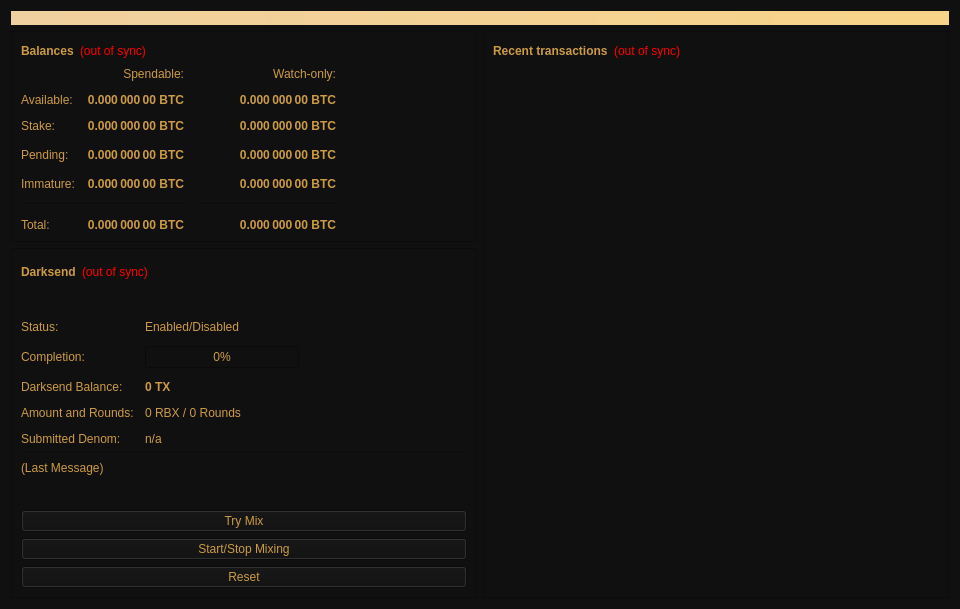
<?xml version="1.0" encoding="UTF-8"?>
<ui version="4.0">
 <class>OverviewPage</class>
 <widget class="QWidget" name="OverviewPage">
  <property name="geometry">
   <rect>
    <x>0</x>
    <y>0</y>
    <width>960</width>
    <height>594</height>
   </rect>
  </property>
  <property name="minimumSize">
   <size>
    <width>960</width>
    <height>0</height>
   </size>
  </property>
  <property name="windowTitle">
   <string>Form</string>
  </property>
  <property name="styleSheet">
   <string notr="true">color: rgb(204, 155, 68);
background-color: rgb(16, 16, 16);</string>
  </property>
  <layout class="QVBoxLayout" name="topLayout">
   <item>
    <widget class="QLabel" name="labelAlerts">
     <property name="visible">
      <bool>false</bool>
     </property>
     <property name="styleSheet">
      <string notr="true">background-color: qlineargradient(x1: 0, y1: 0, x2: 1, y2: 0, stop:0 #F0D0A0, stop:1 #F8D488); color:#000000;</string>
     </property>
     <property name="wordWrap">
      <bool>true</bool>
     </property>
     <property name="margin">
      <number>3</number>
     </property>
    </widget>
   </item>
   <item>
    <layout class="QHBoxLayout" name="horizontalLayout" stretch="1,1">
     <item>
      <layout class="QVBoxLayout" name="verticalLayout_2">
       <item>
        <widget class="QFrame" name="frame">
         <property name="frameShape">
          <enum>QFrame::StyledPanel</enum>
         </property>
         <property name="frameShadow">
          <enum>QFrame::Raised</enum>
         </property>
         <layout class="QVBoxLayout" name="verticalLayout_4">
          <item>
           <layout class="QHBoxLayout" name="horizontalLayout_4">
            <item>
             <widget class="QLabel" name="label_5">
              <property name="font">
               <font>
                <weight>75</weight>
                <bold>true</bold>
               </font>
              </property>
              <property name="text">
               <string>Balances</string>
              </property>
             </widget>
            </item>
            <item>
             <widget class="QLabel" name="labelWalletStatus">
              <property name="cursor">
               <cursorShape>WhatsThisCursor</cursorShape>
              </property>
              <property name="toolTip">
               <string>The displayed information may be out of date. Your wallet automatically synchronizes with the RuBiX network after a connection is established, but this process has not completed yet.</string>
              </property>
              <property name="styleSheet">
               <string notr="true">QLabel { color: red; }</string>
              </property>
              <property name="text">
               <string notr="true">(out of sync)</string>
              </property>
              <property name="alignment">
               <set>Qt::AlignLeading|Qt::AlignLeft|Qt::AlignVCenter</set>
              </property>
             </widget>
            </item>
            <item>
             <spacer name="horizontalSpacer_3">
              <property name="orientation">
               <enum>Qt::Horizontal</enum>
              </property>
              <property name="sizeHint" stdset="0">
               <size>
                <width>40</width>
                <height>20</height>
               </size>
              </property>
             </spacer>
            </item>
           </layout>
          </item>
          <item>
           <layout class="QGridLayout" name="gridLayout">
            <property name="spacing">
             <number>12</number>
            </property>
            <item row="3" column="2">
             <widget class="QLabel" name="labelWatchPending">
              <property name="font">
               <font>
                <weight>75</weight>
                <bold>true</bold>
               </font>
              </property>
              <property name="cursor">
               <cursorShape>IBeamCursor</cursorShape>
              </property>
              <property name="toolTip">
               <string>Unconfirmed transactions to watch-only addresses</string>
              </property>
              <property name="text">
               <string notr="true">0.000 000 00 BTC</string>
              </property>
              <property name="alignment">
               <set>Qt::AlignRight|Qt::AlignTrailing|Qt::AlignVCenter</set>
              </property>
              <property name="textInteractionFlags">
               <set>Qt::LinksAccessibleByMouse|Qt::TextSelectableByKeyboard|Qt::TextSelectableByMouse</set>
              </property>
             </widget>
            </item>
            <item row="3" column="1">
             <widget class="QLabel" name="labelUnconfirmed">
              <property name="font">
               <font>
                <weight>75</weight>
                <bold>true</bold>
               </font>
              </property>
              <property name="cursor">
               <cursorShape>IBeamCursor</cursorShape>
              </property>
              <property name="toolTip">
               <string>Total of transactions that have yet to be confirmed, and do not yet count toward the spendable balance</string>
              </property>
              <property name="text">
               <string notr="true">0.000 000 00 BTC</string>
              </property>
              <property name="alignment">
               <set>Qt::AlignRight|Qt::AlignTrailing|Qt::AlignVCenter</set>
              </property>
              <property name="textInteractionFlags">
               <set>Qt::LinksAccessibleByMouse|Qt::TextSelectableByKeyboard|Qt::TextSelectableByMouse</set>
              </property>
             </widget>
            </item>
            <item row="4" column="2">
             <widget class="QLabel" name="labelWatchImmature">
              <property name="font">
               <font>
                <weight>75</weight>
                <bold>true</bold>
               </font>
              </property>
              <property name="cursor">
               <cursorShape>IBeamCursor</cursorShape>
              </property>
              <property name="toolTip">
               <string>Mined balance in watch-only addresses that has not yet matured</string>
              </property>
              <property name="text">
               <string notr="true">0.000 000 00 BTC</string>
              </property>
              <property name="alignment">
               <set>Qt::AlignRight|Qt::AlignTrailing|Qt::AlignVCenter</set>
              </property>
              <property name="textInteractionFlags">
               <set>Qt::LinksAccessibleByMouse|Qt::TextSelectableByKeyboard|Qt::TextSelectableByMouse</set>
              </property>
             </widget>
            </item>
            <item row="5" column="0" colspan="2">
             <widget class="Line" name="lineSpendableBalance">
              <property name="orientation">
               <enum>Qt::Horizontal</enum>
              </property>
             </widget>
            </item>
            <item row="5" column="2">
             <widget class="Line" name="lineWatchBalance">
              <property name="sizePolicy">
               <sizepolicy hsizetype="Preferred" vsizetype="Fixed">
                <horstretch>0</horstretch>
                <verstretch>0</verstretch>
               </sizepolicy>
              </property>
              <property name="minimumSize">
               <size>
                <width>140</width>
                <height>0</height>
               </size>
              </property>
              <property name="orientation">
               <enum>Qt::Horizontal</enum>
              </property>
             </widget>
            </item>
            <item row="6" column="0">
             <widget class="QLabel" name="labelTotalText">
              <property name="text">
               <string>Total:</string>
              </property>
             </widget>
            </item>
            <item row="4" column="1">
             <widget class="QLabel" name="labelImmature">
              <property name="font">
               <font>
                <weight>75</weight>
                <bold>true</bold>
               </font>
              </property>
              <property name="cursor">
               <cursorShape>IBeamCursor</cursorShape>
              </property>
              <property name="toolTip">
               <string>Mined balance that has not yet matured</string>
              </property>
              <property name="text">
               <string notr="true">0.000 000 00 BTC</string>
              </property>
              <property name="alignment">
               <set>Qt::AlignRight|Qt::AlignTrailing|Qt::AlignVCenter</set>
              </property>
              <property name="textInteractionFlags">
               <set>Qt::LinksAccessibleByMouse|Qt::TextSelectableByKeyboard|Qt::TextSelectableByMouse</set>
              </property>
             </widget>
            </item>
            <item row="3" column="3">
             <spacer name="horizontalSpacer_2">
              <property name="orientation">
               <enum>Qt::Horizontal</enum>
              </property>
              <property name="sizeHint" stdset="0">
               <size>
                <width>40</width>
                <height>20</height>
               </size>
              </property>
             </spacer>
            </item>
            <item row="4" column="0">
             <widget class="QLabel" name="labelImmatureText">
              <property name="text">
               <string>Immature:</string>
              </property>
             </widget>
            </item>
            <item row="6" column="1">
             <widget class="QLabel" name="labelTotal">
              <property name="font">
               <font>
                <weight>75</weight>
                <bold>true</bold>
               </font>
              </property>
              <property name="cursor">
               <cursorShape>IBeamCursor</cursorShape>
              </property>
              <property name="toolTip">
               <string>Your current total balance</string>
              </property>
              <property name="text">
               <string notr="true">0.000 000 00 BTC</string>
              </property>
              <property name="alignment">
               <set>Qt::AlignRight|Qt::AlignTrailing|Qt::AlignVCenter</set>
              </property>
              <property name="textInteractionFlags">
               <set>Qt::LinksAccessibleByMouse|Qt::TextSelectableByKeyboard|Qt::TextSelectableByMouse</set>
              </property>
             </widget>
            </item>
            <item row="6" column="2">
             <widget class="QLabel" name="labelWatchTotal">
              <property name="font">
               <font>
                <weight>75</weight>
                <bold>true</bold>
               </font>
              </property>
              <property name="cursor">
               <cursorShape>IBeamCursor</cursorShape>
              </property>
              <property name="toolTip">
               <string>Current total balance in watch-only addresses</string>
              </property>
              <property name="text">
               <string notr="true">0.000 000 00 BTC</string>
              </property>
              <property name="alignment">
               <set>Qt::AlignRight|Qt::AlignTrailing|Qt::AlignVCenter</set>
              </property>
              <property name="textInteractionFlags">
               <set>Qt::LinksAccessibleByMouse|Qt::TextSelectableByKeyboard|Qt::TextSelectableByMouse</set>
              </property>
             </widget>
            </item>
            <item row="0" column="2">
             <widget class="QLabel" name="labelWatchonly">
              <property name="text">
               <string>Watch-only:</string>
              </property>
              <property name="alignment">
               <set>Qt::AlignRight|Qt::AlignTrailing|Qt::AlignVCenter</set>
              </property>
             </widget>
            </item>
            <item row="1" column="0">
             <widget class="QLabel" name="labelBalanceText">
              <property name="text">
               <string>Available:</string>
              </property>
             </widget>
            </item>
            <item row="1" column="1">
             <widget class="QLabel" name="labelBalance">
              <property name="font">
               <font>
                <weight>75</weight>
                <bold>true</bold>
               </font>
              </property>
              <property name="cursor">
               <cursorShape>IBeamCursor</cursorShape>
              </property>
              <property name="toolTip">
               <string>Your current spendable balance</string>
              </property>
              <property name="text">
               <string notr="true">0.000 000 00 BTC</string>
              </property>
              <property name="alignment">
               <set>Qt::AlignRight|Qt::AlignTrailing|Qt::AlignVCenter</set>
              </property>
              <property name="textInteractionFlags">
               <set>Qt::LinksAccessibleByMouse|Qt::TextSelectableByKeyboard|Qt::TextSelectableByMouse</set>
              </property>
             </widget>
            </item>
            <item row="2" column="0">
             <widget class="QLabel" name="label_10">
              <property name="text">
               <string>Stake:</string>
              </property>
             </widget>
            </item>
            <item row="2" column="1">
             <widget class="QLabel" name="labelStake">
              <property name="font">
               <font>
                <weight>75</weight>
                <bold>true</bold>
               </font>
              </property>
              <property name="cursor">
               <cursorShape>IBeamCursor</cursorShape>
              </property>
              <property name="toolTip">
               <string>Total of coins that was staked, and do not yet count toward the current balance</string>
              </property>
              <property name="text">
               <string notr="true">0.000 000 00 BTC</string>
              </property>
              <property name="alignment">
               <set>Qt::AlignRight|Qt::AlignTrailing|Qt::AlignVCenter</set>
              </property>
              <property name="textInteractionFlags">
               <set>Qt::LinksAccessibleByMouse|Qt::TextSelectableByKeyboard|Qt::TextSelectableByMouse</set>
              </property>
             </widget>
            </item>
            <item row="2" column="2">
             <widget class="QLabel" name="labelWatchStake">
              <property name="font">
               <font>
                <weight>75</weight>
                <bold>true</bold>
               </font>
              </property>
              <property name="cursor">
               <cursorShape>IBeamCursor</cursorShape>
              </property>
              <property name="toolTip">
               <string>Total of coins that was staked in watch-only addresses, and do not yet count toward the current watch-only balance</string>
              </property>
              <property name="text">
               <string notr="true">0.000 000 00 BTC</string>
              </property>
              <property name="alignment">
               <set>Qt::AlignRight|Qt::AlignTrailing|Qt::AlignVCenter</set>
              </property>
              <property name="textInteractionFlags">
               <set>Qt::LinksAccessibleByMouse|Qt::TextSelectableByKeyboard|Qt::TextSelectableByMouse</set>
              </property>
             </widget>
            </item>
            <item row="1" column="2">
             <widget class="QLabel" name="labelWatchAvailable">
              <property name="font">
               <font>
                <weight>75</weight>
                <bold>true</bold>
               </font>
              </property>
              <property name="cursor">
               <cursorShape>IBeamCursor</cursorShape>
              </property>
              <property name="toolTip">
               <string>Your current balance in watch-only addresses</string>
              </property>
              <property name="text">
               <string notr="true">0.000 000 00 BTC</string>
              </property>
              <property name="alignment">
               <set>Qt::AlignRight|Qt::AlignTrailing|Qt::AlignVCenter</set>
              </property>
              <property name="textInteractionFlags">
               <set>Qt::LinksAccessibleByMouse|Qt::TextSelectableByKeyboard|Qt::TextSelectableByMouse</set>
              </property>
             </widget>
            </item>
            <item row="3" column="0">
             <widget class="QLabel" name="labelPendingText">
              <property name="text">
               <string>Pending:</string>
              </property>
             </widget>
            </item>
            <item row="0" column="1">
             <widget class="QLabel" name="labelSpendable">
              <property name="text">
               <string>Spendable:</string>
              </property>
              <property name="alignment">
               <set>Qt::AlignRight|Qt::AlignTrailing|Qt::AlignVCenter</set>
              </property>
             </widget>
            </item>
           </layout>
          </item>
         </layout>
        </widget>
       </item>
       <item>
        <widget class="QFrame" name="frameDarksend">
         <property name="sizePolicy">
          <sizepolicy hsizetype="Expanding" vsizetype="Expanding">
           <horstretch>0</horstretch>
           <verstretch>0</verstretch>
          </sizepolicy>
         </property>
         <property name="minimumSize">
          <size>
           <width>0</width>
           <height>350</height>
          </size>
         </property>
         <property name="layoutDirection">
          <enum>Qt::LeftToRight</enum>
         </property>
         <property name="frameShape">
          <enum>QFrame::StyledPanel</enum>
         </property>
         <property name="frameShadow">
          <enum>QFrame::Raised</enum>
         </property>
         <layout class="QVBoxLayout" name="verticalLayout_5">
          <item>
           <layout class="QHBoxLayout" name="horizontalLayout_5">
            <item>
             <widget class="QLabel" name="label_2">
              <property name="font">
               <font>
                <weight>75</weight>
                <bold>true</bold>
               </font>
              </property>
              <property name="text">
               <string>Darksend</string>
              </property>
             </widget>
            </item>
            <item>
             <widget class="QLabel" name="labelDarksendSyncStatus">
              <property name="toolTip">
               <string>The displayed information may be out of date. Your wallet automatically synchronizes with the RuBiX network after a connection is established, but this process has not completed yet.</string>
              </property>
              <property name="styleSheet">
               <string notr="true">QLabel { color: red; }</string>
              </property>
              <property name="text">
               <string notr="true">(out of sync)</string>
              </property>
              <property name="alignment">
               <set>Qt::AlignLeading|Qt::AlignLeft|Qt::AlignVCenter</set>
              </property>
             </widget>
            </item>
            <item>
             <spacer name="horizontalSpacer_4">
              <property name="orientation">
               <enum>Qt::Horizontal</enum>
              </property>
              <property name="sizeHint" stdset="0">
               <size>
                <width>40</width>
                <height>20</height>
               </size>
              </property>
             </spacer>
            </item>
           </layout>
          </item>
          <item>
           <widget class="QPushButton" name="runAutoDenom">
            <property name="palette">
             <palette>
              <active>
               <colorrole role="WindowText">
                <brush brushstyle="SolidPattern">
                 <color alpha="255">
                  <red>204</red>
                  <green>155</green>
                  <blue>68</blue>
                 </color>
                </brush>
               </colorrole>
               <colorrole role="Button">
                <brush brushstyle="SolidPattern">
                 <color alpha="255">
                  <red>16</red>
                  <green>16</green>
                  <blue>16</blue>
                 </color>
                </brush>
               </colorrole>
               <colorrole role="Light">
                <brush brushstyle="SolidPattern">
                 <color alpha="255">
                  <red>255</red>
                  <green>255</green>
                  <blue>255</blue>
                 </color>
                </brush>
               </colorrole>
               <colorrole role="Midlight">
                <brush brushstyle="SolidPattern">
                 <color alpha="255">
                  <red>247</red>
                  <green>246</green>
                  <blue>246</blue>
                 </color>
                </brush>
               </colorrole>
               <colorrole role="Dark">
                <brush brushstyle="SolidPattern">
                 <color alpha="255">
                  <red>119</red>
                  <green>119</green>
                  <blue>119</blue>
                 </color>
                </brush>
               </colorrole>
               <colorrole role="Mid">
                <brush brushstyle="SolidPattern">
                 <color alpha="255">
                  <red>159</red>
                  <green>159</green>
                  <blue>159</blue>
                 </color>
                </brush>
               </colorrole>
               <colorrole role="Text">
                <brush brushstyle="SolidPattern">
                 <color alpha="255">
                  <red>204</red>
                  <green>155</green>
                  <blue>68</blue>
                 </color>
                </brush>
               </colorrole>
               <colorrole role="BrightText">
                <brush brushstyle="SolidPattern">
                 <color alpha="255">
                  <red>255</red>
                  <green>255</green>
                  <blue>255</blue>
                 </color>
                </brush>
               </colorrole>
               <colorrole role="ButtonText">
                <brush brushstyle="SolidPattern">
                 <color alpha="255">
                  <red>204</red>
                  <green>155</green>
                  <blue>68</blue>
                 </color>
                </brush>
               </colorrole>
               <colorrole role="Base">
                <brush brushstyle="SolidPattern">
                 <color alpha="255">
                  <red>16</red>
                  <green>16</green>
                  <blue>16</blue>
                 </color>
                </brush>
               </colorrole>
               <colorrole role="Window">
                <brush brushstyle="SolidPattern">
                 <color alpha="255">
                  <red>16</red>
                  <green>16</green>
                  <blue>16</blue>
                 </color>
                </brush>
               </colorrole>
               <colorrole role="Shadow">
                <brush brushstyle="SolidPattern">
                 <color alpha="255">
                  <red>0</red>
                  <green>0</green>
                  <blue>0</blue>
                 </color>
                </brush>
               </colorrole>
               <colorrole role="AlternateBase">
                <brush brushstyle="SolidPattern">
                 <color alpha="255">
                  <red>247</red>
                  <green>246</green>
                  <blue>246</blue>
                 </color>
                </brush>
               </colorrole>
               <colorrole role="ToolTipBase">
                <brush brushstyle="SolidPattern">
                 <color alpha="255">
                  <red>255</red>
                  <green>255</green>
                  <blue>220</blue>
                 </color>
                </brush>
               </colorrole>
               <colorrole role="ToolTipText">
                <brush brushstyle="SolidPattern">
                 <color alpha="255">
                  <red>0</red>
                  <green>0</green>
                  <blue>0</blue>
                 </color>
                </brush>
               </colorrole>
              </active>
              <inactive>
               <colorrole role="WindowText">
                <brush brushstyle="SolidPattern">
                 <color alpha="255">
                  <red>204</red>
                  <green>155</green>
                  <blue>68</blue>
                 </color>
                </brush>
               </colorrole>
               <colorrole role="Button">
                <brush brushstyle="SolidPattern">
                 <color alpha="255">
                  <red>16</red>
                  <green>16</green>
                  <blue>16</blue>
                 </color>
                </brush>
               </colorrole>
               <colorrole role="Light">
                <brush brushstyle="SolidPattern">
                 <color alpha="255">
                  <red>255</red>
                  <green>255</green>
                  <blue>255</blue>
                 </color>
                </brush>
               </colorrole>
               <colorrole role="Midlight">
                <brush brushstyle="SolidPattern">
                 <color alpha="255">
                  <red>247</red>
                  <green>246</green>
                  <blue>246</blue>
                 </color>
                </brush>
               </colorrole>
               <colorrole role="Dark">
                <brush brushstyle="SolidPattern">
                 <color alpha="255">
                  <red>119</red>
                  <green>119</green>
                  <blue>119</blue>
                 </color>
                </brush>
               </colorrole>
               <colorrole role="Mid">
                <brush brushstyle="SolidPattern">
                 <color alpha="255">
                  <red>159</red>
                  <green>159</green>
                  <blue>159</blue>
                 </color>
                </brush>
               </colorrole>
               <colorrole role="Text">
                <brush brushstyle="SolidPattern">
                 <color alpha="255">
                  <red>204</red>
                  <green>155</green>
                  <blue>68</blue>
                 </color>
                </brush>
               </colorrole>
               <colorrole role="BrightText">
                <brush brushstyle="SolidPattern">
                 <color alpha="255">
                  <red>255</red>
                  <green>255</green>
                  <blue>255</blue>
                 </color>
                </brush>
               </colorrole>
               <colorrole role="ButtonText">
                <brush brushstyle="SolidPattern">
                 <color alpha="255">
                  <red>204</red>
                  <green>155</green>
                  <blue>68</blue>
                 </color>
                </brush>
               </colorrole>
               <colorrole role="Base">
                <brush brushstyle="SolidPattern">
                 <color alpha="255">
                  <red>16</red>
                  <green>16</green>
                  <blue>16</blue>
                 </color>
                </brush>
               </colorrole>
               <colorrole role="Window">
                <brush brushstyle="SolidPattern">
                 <color alpha="255">
                  <red>16</red>
                  <green>16</green>
                  <blue>16</blue>
                 </color>
                </brush>
               </colorrole>
               <colorrole role="Shadow">
                <brush brushstyle="SolidPattern">
                 <color alpha="255">
                  <red>0</red>
                  <green>0</green>
                  <blue>0</blue>
                 </color>
                </brush>
               </colorrole>
               <colorrole role="AlternateBase">
                <brush brushstyle="SolidPattern">
                 <color alpha="255">
                  <red>247</red>
                  <green>246</green>
                  <blue>246</blue>
                 </color>
                </brush>
               </colorrole>
               <colorrole role="ToolTipBase">
                <brush brushstyle="SolidPattern">
                 <color alpha="255">
                  <red>255</red>
                  <green>255</green>
                  <blue>220</blue>
                 </color>
                </brush>
               </colorrole>
               <colorrole role="ToolTipText">
                <brush brushstyle="SolidPattern">
                 <color alpha="255">
                  <red>0</red>
                  <green>0</green>
                  <blue>0</blue>
                 </color>
                </brush>
               </colorrole>
              </inactive>
              <disabled>
               <colorrole role="WindowText">
                <brush brushstyle="SolidPattern">
                 <color alpha="255">
                  <red>204</red>
                  <green>155</green>
                  <blue>68</blue>
                 </color>
                </brush>
               </colorrole>
               <colorrole role="Button">
                <brush brushstyle="SolidPattern">
                 <color alpha="255">
                  <red>16</red>
                  <green>16</green>
                  <blue>16</blue>
                 </color>
                </brush>
               </colorrole>
               <colorrole role="Light">
                <brush brushstyle="SolidPattern">
                 <color alpha="255">
                  <red>255</red>
                  <green>255</green>
                  <blue>255</blue>
                 </color>
                </brush>
               </colorrole>
               <colorrole role="Midlight">
                <brush brushstyle="SolidPattern">
                 <color alpha="255">
                  <red>247</red>
                  <green>246</green>
                  <blue>246</blue>
                 </color>
                </brush>
               </colorrole>
               <colorrole role="Dark">
                <brush brushstyle="SolidPattern">
                 <color alpha="255">
                  <red>119</red>
                  <green>119</green>
                  <blue>119</blue>
                 </color>
                </brush>
               </colorrole>
               <colorrole role="Mid">
                <brush brushstyle="SolidPattern">
                 <color alpha="255">
                  <red>159</red>
                  <green>159</green>
                  <blue>159</blue>
                 </color>
                </brush>
               </colorrole>
               <colorrole role="Text">
                <brush brushstyle="SolidPattern">
                 <color alpha="255">
                  <red>204</red>
                  <green>155</green>
                  <blue>68</blue>
                 </color>
                </brush>
               </colorrole>
               <colorrole role="BrightText">
                <brush brushstyle="SolidPattern">
                 <color alpha="255">
                  <red>255</red>
                  <green>255</green>
                  <blue>255</blue>
                 </color>
                </brush>
               </colorrole>
               <colorrole role="ButtonText">
                <brush brushstyle="SolidPattern">
                 <color alpha="255">
                  <red>204</red>
                  <green>155</green>
                  <blue>68</blue>
                 </color>
                </brush>
               </colorrole>
               <colorrole role="Base">
                <brush brushstyle="SolidPattern">
                 <color alpha="255">
                  <red>16</red>
                  <green>16</green>
                  <blue>16</blue>
                 </color>
                </brush>
               </colorrole>
               <colorrole role="Window">
                <brush brushstyle="SolidPattern">
                 <color alpha="255">
                  <red>16</red>
                  <green>16</green>
                  <blue>16</blue>
                 </color>
                </brush>
               </colorrole>
               <colorrole role="Shadow">
                <brush brushstyle="SolidPattern">
                 <color alpha="255">
                  <red>0</red>
                  <green>0</green>
                  <blue>0</blue>
                 </color>
                </brush>
               </colorrole>
               <colorrole role="AlternateBase">
                <brush brushstyle="SolidPattern">
                 <color alpha="255">
                  <red>239</red>
                  <green>238</green>
                  <blue>238</blue>
                 </color>
                </brush>
               </colorrole>
               <colorrole role="ToolTipBase">
                <brush brushstyle="SolidPattern">
                 <color alpha="255">
                  <red>255</red>
                  <green>255</green>
                  <blue>220</blue>
                 </color>
                </brush>
               </colorrole>
               <colorrole role="ToolTipText">
                <brush brushstyle="SolidPattern">
                 <color alpha="255">
                  <red>0</red>
                  <green>0</green>
                  <blue>0</blue>
                 </color>
                </brush>
               </colorrole>
              </disabled>
             </palette>
            </property>
            <property name="focusPolicy">
             <enum>Qt::NoFocus</enum>
            </property>
            <property name="autoFillBackground">
             <bool>false</bool>
            </property>
            <property name="text">
             <string/>
            </property>
            <property name="flat">
             <bool>true</bool>
            </property>
           </widget>
          </item>
          <item>
           <layout class="QFormLayout" name="formLayout">
            <property name="fieldGrowthPolicy">
             <enum>QFormLayout::AllNonFixedFieldsGrow</enum>
            </property>
            <property name="horizontalSpacing">
             <number>11</number>
            </property>
            <property name="verticalSpacing">
             <number>12</number>
            </property>
            <item row="0" column="0">
             <widget class="QLabel" name="label_6">
              <property name="text">
               <string>Status:</string>
              </property>
             </widget>
            </item>
            <item row="1" column="0">
             <widget class="QLabel" name="label_7">
              <property name="text">
               <string>Completion:</string>
              </property>
             </widget>
            </item>
            <item row="1" column="1">
             <widget class="QProgressBar" name="darksendProgress">
              <property name="maximumSize">
               <size>
                <width>154</width>
                <height>16777215</height>
               </size>
              </property>
              <property name="value">
               <number>0</number>
              </property>
             </widget>
            </item>
            <item row="3" column="0">
             <widget class="QLabel" name="labelAnonymizedText">
              <property name="text">
               <string>Darksend Balance:</string>
              </property>
             </widget>
            </item>
            <item row="3" column="1">
             <widget class="QLabel" name="labelAnonymized">
              <property name="font">
               <font>
                <weight>75</weight>
                <bold>true</bold>
               </font>
              </property>
              <property name="text">
               <string notr="true">0 TX</string>
              </property>
             </widget>
            </item>
            <item row="4" column="0">
             <widget class="QLabel" name="label_8">
              <property name="text">
               <string>Amount and Rounds:</string>
              </property>
             </widget>
            </item>
            <item row="4" column="1">
             <widget class="QLabel" name="labelAmountRounds">
              <property name="text">
               <string>0 RBX / 0 Rounds</string>
              </property>
             </widget>
            </item>
            <item row="5" column="0">
             <widget class="QLabel" name="label_9">
              <property name="text">
               <string>Submitted Denom:</string>
              </property>
             </widget>
            </item>
            <item row="5" column="1">
             <widget class="QLabel" name="labelSubmittedDenom">
              <property name="toolTip">
               <string>The denominations you submitted to the Masternode.&lt;br&gt;To mix, other users must submit the exact same denominations.</string>
              </property>
              <property name="text">
               <string>n/a</string>
              </property>
             </widget>
            </item>
            <item row="0" column="1">
             <widget class="QLabel" name="darksendEnabled">
              <property name="text">
               <string>Enabled/Disabled</string>
              </property>
             </widget>
            </item>
           </layout>
          </item>
          <item>
           <widget class="Line" name="lineLastMessage">
            <property name="orientation">
             <enum>Qt::Horizontal</enum>
            </property>
           </widget>
          </item>
          <item>
           <widget class="QLabel" name="darksendStatus">
            <property name="minimumSize">
             <size>
              <width>288</width>
              <height>43</height>
             </size>
            </property>
            <property name="text">
             <string>(Last Message)</string>
            </property>
            <property name="alignment">
             <set>Qt::AlignLeading|Qt::AlignLeft|Qt::AlignTop</set>
            </property>
            <property name="wordWrap">
             <bool>true</bool>
            </property>
           </widget>
          </item>
          <item>
           <widget class="QPushButton" name="darksendAuto">
            <property name="sizePolicy">
             <sizepolicy hsizetype="MinimumExpanding" vsizetype="Fixed">
              <horstretch>0</horstretch>
              <verstretch>0</verstretch>
             </sizepolicy>
            </property>
            <property name="toolTip">
             <string>Try to manually submit a Darksend request.</string>
            </property>
            <property name="text">
             <string>Try Mix</string>
            </property>
           </widget>
          </item>
          <item>
           <widget class="QPushButton" name="toggleDarksend">
            <property name="sizePolicy">
             <sizepolicy hsizetype="MinimumExpanding" vsizetype="Fixed">
              <horstretch>0</horstretch>
              <verstretch>0</verstretch>
             </sizepolicy>
            </property>
            <property name="text">
             <string>Start/Stop Mixing</string>
            </property>
           </widget>
          </item>
          <item>
           <widget class="QPushButton" name="darksendReset">
            <property name="sizePolicy">
             <sizepolicy hsizetype="MinimumExpanding" vsizetype="Fixed">
              <horstretch>0</horstretch>
              <verstretch>0</verstretch>
             </sizepolicy>
            </property>
            <property name="toolTip">
             <string>Reset the current status of Darksend (can interrupt Darksend if it's in the process of Mixing, which can cost you money!)</string>
            </property>
            <property name="autoFillBackground">
             <bool>false</bool>
            </property>
            <property name="text">
             <string>Reset</string>
            </property>
           </widget>
          </item>
         </layout>
        </widget>
       </item>
       <item>
        <spacer name="verticalSpacer">
         <property name="orientation">
          <enum>Qt::Vertical</enum>
         </property>
         <property name="sizeHint" stdset="0">
          <size>
           <width>20</width>
           <height>40</height>
          </size>
         </property>
        </spacer>
       </item>
      </layout>
     </item>
     <item>
      <layout class="QVBoxLayout" name="verticalLayout_3">
       <item>
        <widget class="QFrame" name="frame_2">
         <property name="frameShape">
          <enum>QFrame::StyledPanel</enum>
         </property>
         <property name="frameShadow">
          <enum>QFrame::Raised</enum>
         </property>
         <layout class="QVBoxLayout" name="verticalLayout">
          <item>
           <layout class="QHBoxLayout" name="horizontalLayout_2">
            <item>
             <widget class="QLabel" name="label_4">
              <property name="font">
               <font>
                <weight>75</weight>
                <bold>true</bold>
               </font>
              </property>
              <property name="text">
               <string>Recent transactions</string>
              </property>
             </widget>
            </item>
            <item>
             <widget class="QLabel" name="labelTransactionsStatus">
              <property name="cursor">
               <cursorShape>WhatsThisCursor</cursorShape>
              </property>
              <property name="toolTip">
               <string>The displayed information may be out of date. Your wallet automatically synchronizes with the RuBiX network after a connection is established, but this process has not completed yet.</string>
              </property>
              <property name="styleSheet">
               <string notr="true">QLabel { color: red; }</string>
              </property>
              <property name="text">
               <string notr="true">(out of sync)</string>
              </property>
              <property name="alignment">
               <set>Qt::AlignRight|Qt::AlignTrailing|Qt::AlignVCenter</set>
              </property>
             </widget>
            </item>
            <item>
             <spacer name="horizontalSpacer">
              <property name="orientation">
               <enum>Qt::Horizontal</enum>
              </property>
              <property name="sizeHint" stdset="0">
               <size>
                <width>40</width>
                <height>20</height>
               </size>
              </property>
             </spacer>
            </item>
           </layout>
          </item>
          <item>
           <widget class="QListView" name="listTransactions">
            <property name="styleSheet">
             <string notr="true">QListView { background: transparent; }</string>
            </property>
            <property name="frameShape">
             <enum>QFrame::NoFrame</enum>
            </property>
            <property name="verticalScrollBarPolicy">
             <enum>Qt::ScrollBarAlwaysOff</enum>
            </property>
            <property name="horizontalScrollBarPolicy">
             <enum>Qt::ScrollBarAlwaysOff</enum>
            </property>
            <property name="selectionMode">
             <enum>QAbstractItemView::NoSelection</enum>
            </property>
           </widget>
          </item>
         </layout>
        </widget>
       </item>
      </layout>
     </item>
    </layout>
   </item>
  </layout>
 </widget>
 <resources/>
 <connections/>
</ui>
